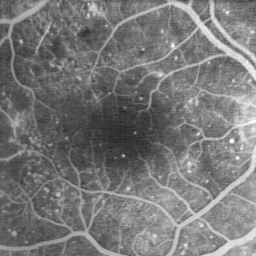
#> input picture TP-DeformableModels/retina2.png, 256 x 256 px
$ python tp_deformable-models.py
#> lines starting #> are read from the running program, lines starting #| are printed output that depends on the picture
#!/usr/bin/env python3
# -*- coding: utf-8 -*-
"""I. Bloch"""

# %% SECTION 1 inclusion of packages

import matplotlib.pyplot as plt
import numpy as np
from scipy import ndimage as ndi

# necessite scikit-image
from skimage import img_as_float
from skimage import io as skio
from skimage.filters import gaussian
from skimage.segmentation import (
    active_contour,
    chan_vese,
    checkerboard_level_set,
    disk_level_set,
)

# [8 lines of commented-out code are left out]

im=skio.imread('retina2.png')
#> im is the input picture: shape (256, 256, 3); min 36, max 252, mean 119.6

# [27 lines of commented-out code are left out]

x1 = 185
x2 = 254
y1 = 10
y2 = 72

r = np.linspace(y1, y2, 100)
c = np.linspace(x1, x2, 100)
init = np.array([r, c]).T

snake = active_contour(
    gaussian(im, 1),
    init,
    boundary_condition="fixed",
    alpha=0.05,
    beta=5,
    w_line=10,
    w_edge=2,
    gamma=0.001,
)
#> snake = 100 pairs, first value 10 to 72, second value 185 to 254.3

fig, ax = plt.subplots(figsize=(9, 5))
ax.imshow(im, cmap=plt.cm.gray)
ax.plot(init[:, 1], init[:, 0], "--r", lw=3)
ax.plot(snake[:, 1], snake[:, 0], "-b", lw=3)
ax.set_xticks([]), ax.set_yticks([])
ax.axis([0, im.shape[1], im.shape[0], 0])

plt.show()
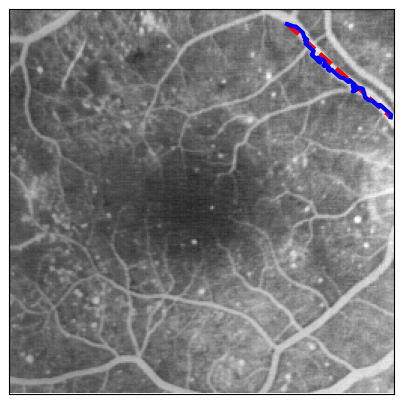
#> figure drawn by matplotlib, 1 panel

# %% SECTION 4 - Segmentation using level sets (and region homogeneity)

# image = img_as_float(im)

# # Init avec un damier
# # init_ls = checkerboard_level_set(image.shape, 6)

# # Init avec un cercle
# init_ls = disk_level_set(image.shape)

# # Init avec plusieurs cercles
# # circleNum = 8
# # circleRadius = image.shape[0] / (3 * circleNum)
# # circleStep0 = image.shape[0] / (circleNum + 1)
# # circleStep1 = image.shape[1] / (circleNum + 1)
# # init_ls = np.zeros(image.shape)
# # for i in range(circleNum):
# #     for j in range(circleNum):
# #         init_ls = init_ls + disk_level_set(
# #             image.shape, ((i + 1) * circleStep0, (j + 1) * circleStep1), circleRadius
# #         )


# cv = chan_vese(
#     image,
#     mu=0.1,
#     lambda1=6,
#     lambda2=1,
#     tol=0.00001,
#     max_num_iter=1000,
#     dt=0.1,
#     init_level_set=init_ls,
#     extended_output=True,
# )

# fig, axes = plt.subplots(2, 2, figsize=(12, 10))

# ax = axes.flatten()

# ax[0].imshow(image, cmap="gray")
# ax[0].set_axis_off()
# ax[0].set_title("Original Image", fontsize=12)

# ax[1].imshow(cv[0], cmap="gray")
# ax[1].set_axis_off()
# title = "Chan-Vese segmentation - {} iterations".format(len(cv[2]))
# ax[1].set_title(title, fontsize=12)

# ax[2].imshow(cv[1], cmap="gray")
# ax[2].set_axis_off()
# ax[2].set_title("Final Level Set", fontsize=12)

# ax[3].plot(cv[2])
# ax[3].set_title("Evolution of energy over iterations", fontsize=12)

# fig.tight_layout(pad=2.0, w_pad=3.0, h_pad=3.0)

# plt.show()


# %% END  TP - Deformable Models

$ run again, with TP-DeformableModels/retineOA.bmp saved as TP-DeformableModels/retina2.png
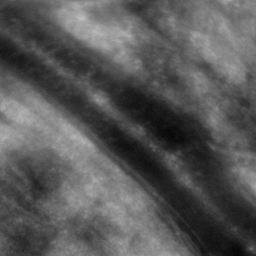
#> input picture TP-DeformableModels/retineOA.bmp, 256 x 256 px
#> im is the input picture: shape (256, 256); min 5, max 191, mean 87.6
#> snake = 100 pairs, first value 10 to 72, second value 185 to 254
#> `plt.show()`:
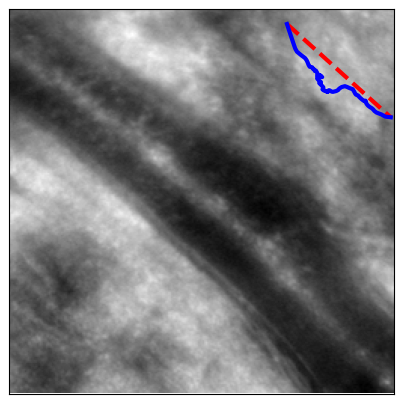
#> figure drawn by matplotlib, 1 panel
